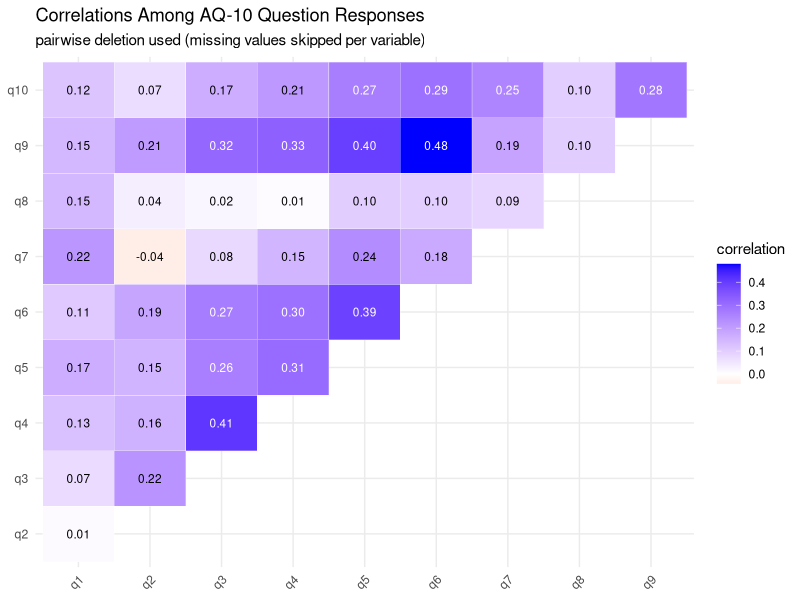

Write R code to recreate this figure.
# load libraries
library(readr)
library(dplyr)
library(ggplot2)
library(stringr)

# read the cleaned data
raw <- read_csv("derived_data/01_clean_data.csv")

# --- 1. convert categorical variables to numeric dummy codes ---
# we only care about the question columns here but keeping this for consistency
demo_numeric <- raw %>%
  mutate(across(where(is.character), ~ as.numeric(as.factor(.))))

# --- 2. select only the aq-10 question columns ---
q_data <- demo_numeric %>%
  select(q1:q10)

# --- 3. compute correlations ---
# pairwise deletion makes sure we skip missing values only where needed
corr_matrix <- cor(q_data, use = "pairwise.complete.obs")

# --- 4. convert to tidy format for plotting ---
corr_df <- as.data.frame(as.table(corr_matrix))
names(corr_df) <- c("var1", "var2", "correlation")

# drop the diagonal and keep only one direction
var_levels <- colnames(corr_matrix)
corr_df <- corr_df %>%
  mutate(
    var1 = factor(var1, levels = var_levels),
    var2 = factor(var2, levels = var_levels)
  ) %>%
  filter(as.numeric(var1) < as.numeric(var2))

# --- 5. set label colors based on correlation strength ---
corr_df <- corr_df %>%
  mutate(label_color = ifelse(correlation > 0.25, "white", "black"))

# --- 6. plot correlation heatmap ---
# blue = positive correlation, red = negative, white = none
ggplot(corr_df, aes(x = var1, y = var2, fill = correlation)) +
  geom_tile(color = "white") +
  geom_text(aes(label = sprintf("%.2f", correlation), color = label_color), size = 3) +
  scale_color_identity() +
  scale_fill_gradient2(low = "red", mid = "white", high = "blue", midpoint = 0) +
  theme_minimal() +
  labs(title = "Correlations Among AQ-10 Question Responses",
       subtitle = "pairwise deletion used (missing values skipped per variable)",
       x = NULL, y = NULL) +
  theme(axis.text.x = element_text(angle = 45, hjust = 1))


#---FORMAT--------------------------------------
#q#: category (+ ASD indicator response here)
# question goes here 
#-----------------------------------------------

#q1: attention to detail (agree)
# I often notice small sounds when others do not (

#q2: attention to detail (disagree)
# I usually concentrate more on the whole picture, rather than the small details

#q3: attention switching (disagree)
# I find it easy to do more than one thing at once

#q4: attention switching (disagree)
# If there is an interruption, I can switch back to what I was doing very quickly

#q5: communication (disagree)
# I find it easy to "read between the lines" when someone is talking to me

#q6: communication (disagree)
# I know how to tell if someone listening to me is getting bored

#q7: imagination (agree)
# When I'm reading a story I find it difficult to work out the characters' intentions

#q8: imagination (agree)
# I like to collect information about categories of things (e.g. types of car, types of bird, types of train, types of plants) 

#q9: social interaction (disagree)
# I find it easy to work out what someone is thinking or feeling just by looking at their face

#q10: social interaction (agree)
# I find it difficult to work out peoples intentions

#AQ-10 Questions with the largest magnitude of correlation (biggest to smallest) 
# --> q9 & q6 (0.48)
#         I supposed "boredom" also has a face and it is a feeling
# --> q4 & q3 (0.41)
#         Being able to get back to work soon after interruptions and being abble to juggle multiple tasks at once seem similar
# --> q5 & q9 (0.40)
#         "reading between the lines" is involved when interpreting facial expression 
# --> q6 & q5 (0.39)
#         I guess "reading between the lines" is needed to tell when someone is bored as people often do not directly tell you


#AQ-10 Questions with the smallest magnitude of correlation (biggest to smallest) 
# --> q4 & q8
#        liking categories of information and being able to work well with interruptiosn seem uncorrelated
# --> q3 & q8
#        liking categories of information and multitasking also seem uncorrelated
# --> q2 & q1 
#       though both in the same category (attention to detail), these two response (one about sound and the other more about thinking style) address distinct areas of functioning
         

#q8 is the least correlated question all around 



